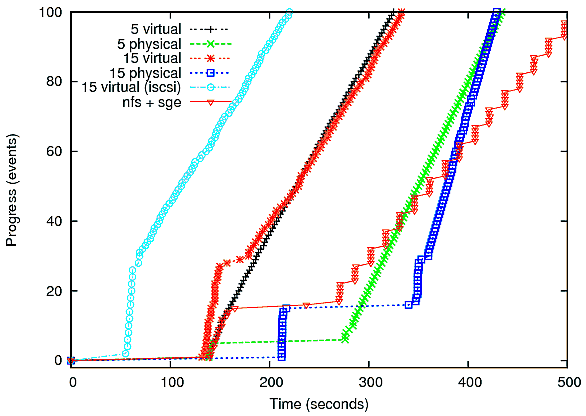
#> input picture testfigures/remapcolortable.png, 586 x 416 px
$ python howmanycolors.py   (Python 2 division)
#> lines starting #> are read from the running program, lines starting #| are printed output that depends on the picture
#> in main, im is the input picture: PIL image 586x416 RGB; mean R, G, B 241, 240.5, 240.8
from PIL import Image
import colorsys
import pickle

def HSVColor(img):
	if isinstance(img,Image.Image):
		r,g,b = img.split()
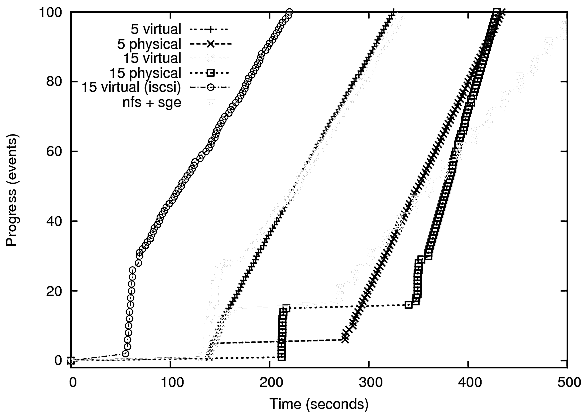
#> r: PIL image 586x416 L; min 0, max 255, mean 241
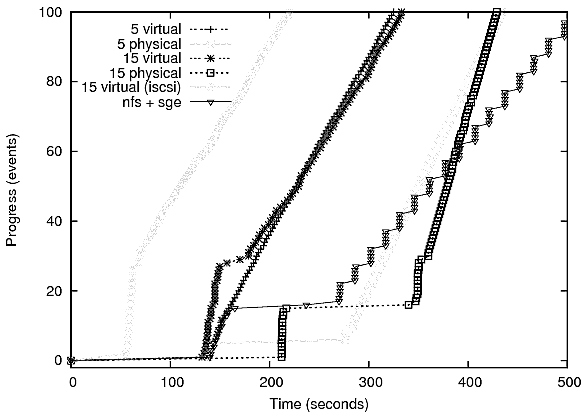
#> g: PIL image 586x416 L; min 0, max 255, mean 240.5
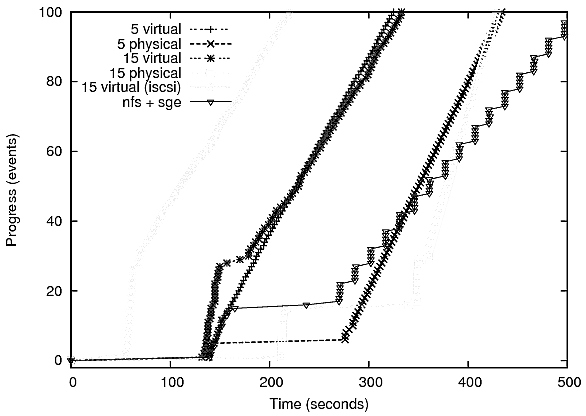
#> b: PIL image 586x416 L; min 0, max 255, mean 240.8
		Hdat = []
		Sdat = []
		Vdat = []
		for rd,gn,bl in zip(r.getdata(),g.getdata(),b.getdata()) :
			h,s,v = colorsys.rgb_to_hsv(rd/255.,gn/255.,bl/255.)
			Hdat.append(int(h*255.))
			Sdat.append(int(s*255.))
			Vdat.append(int(v*255.))
#> after the loop, Hdat = 243776 items; Sdat = 243776 items; Vdat = 243776 items
		r.putdata(Hdat)
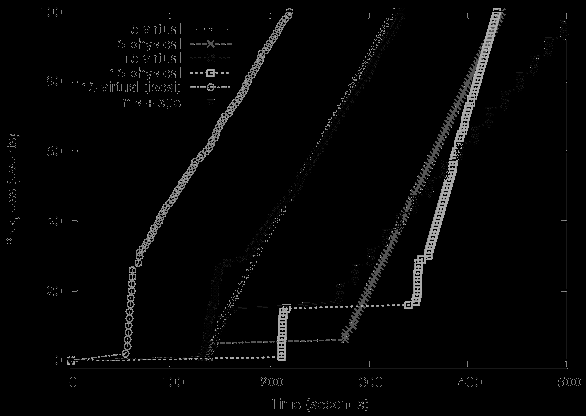
#> r: PIL image 586x416 L; min 0, max 212, mean 5.4
		g.putdata(Sdat)
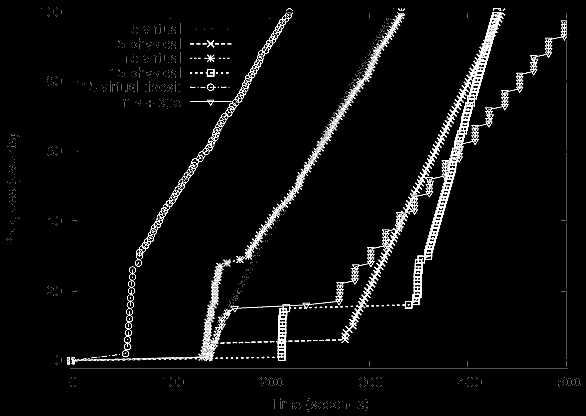
#> g: PIL image 586x416 L; min 0, max 255, mean 12.3
		b.putdata(Vdat)
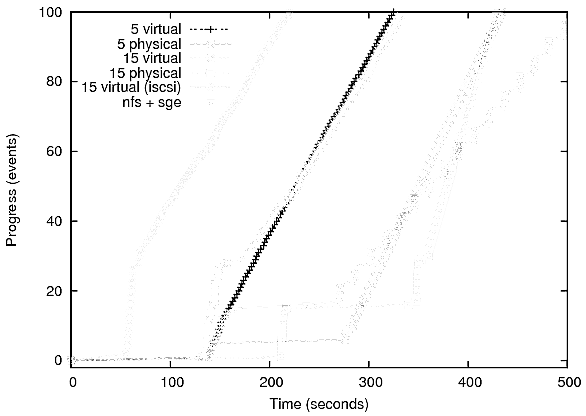
#> b: PIL image 586x416 L; min 0, max 255, mean 247.7
		return Image.merge('RGB',(r,g,b))
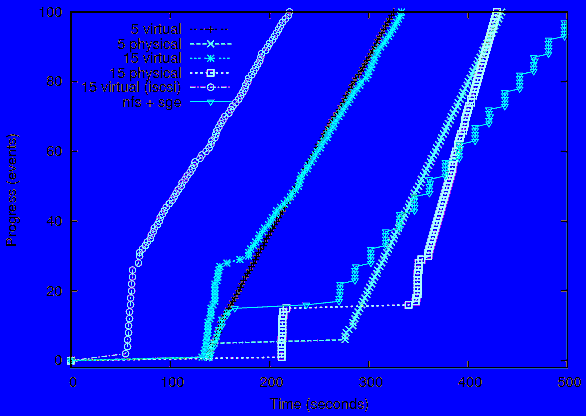
#> returned value: PIL image 586x416 RGB; mean R, G, B 5.4, 12.3, 247.7
	else:
		return None

def main():
	im=Image.open("remapcolortable.png").convert('RGB')
	hsvim=HSVColor(im)
	print len(im.getcolors())
#| 30
#> (the run stopped early here; a loop or call above may not have finished)

$ run again, with testfigures/dither.png copied over testfigures/remapcolortable.png
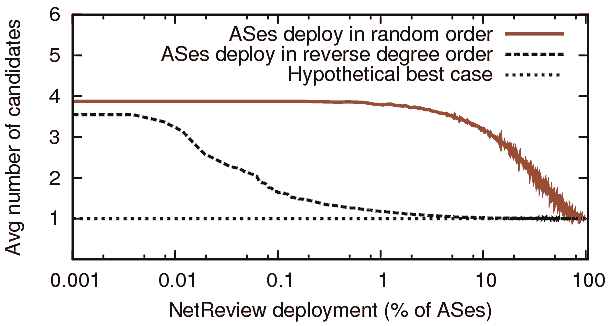
#> input picture testfigures/dither.png, 610 x 326 px
#> in main, im is the input picture: PIL image 610x326 RGB; mean R, G, B 237.6, 236.2, 235.6
#> after the loop in HSVColor, `for rd,gn,bl in zip(r.getdata(),g.getdata(),b.getdata()) :`: Hdat = 198860 items
#> in HSVColor, `g.putdata(Sdat)`:
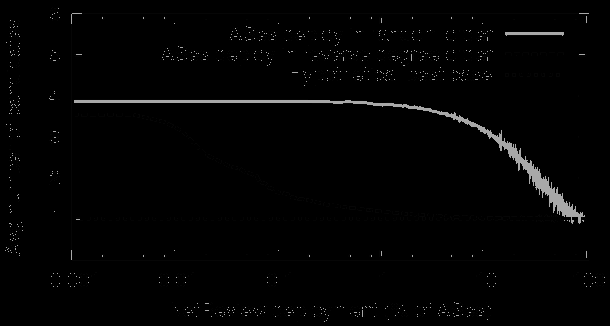
#> g: PIL image 610x326 L; min 0, max 168, mean 3.3
#> in HSVColor, `return Image.merge('RGB',(r,g,b))`:
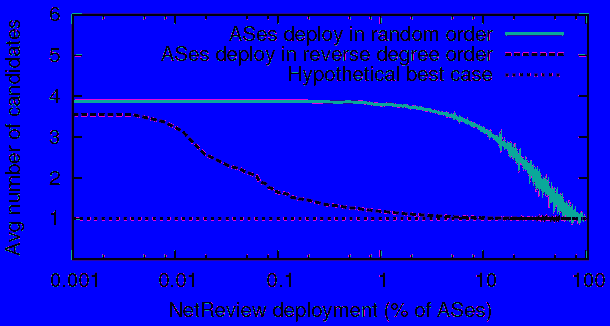
#> returned value: PIL image 610x326 RGB; mean R, G, B 2.7, 3.3, 237.6
#| 5
